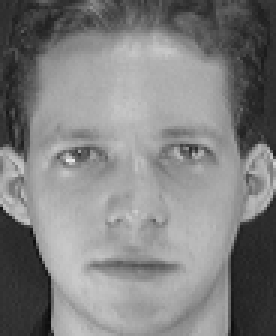
#> input picture archive/s1/1.pgm, 92 x 112 px (shown 3 times larger); its folder holds 3 pictures in this run
$ python 2_2D_PCA.py
#> lines starting #> are read from the running program, lines starting #| are printed output that depends on the picture
import os
from PIL import Image
import numpy as np
import matplotlib.pyplot as plt
from sklearn.model_selection import train_test_split
from sklearn.svm import SVC


# 加载 ORL 数据集
def load_orl_faces(data_dir):
#> called with data_dir = './archive'
    images = []
    labels = []
    for subject_dir in os.listdir(data_dir):
        subject_path = os.path.join(data_dir, subject_dir)
        if os.path.isdir(subject_path):
            for image_name in os.listdir(subject_path):
                image_path = os.path.join(subject_path, image_name)
                image = Image.open(image_path).convert('L')  # 转为灰度图
#> image is the input picture: PIL image 92x112 L; min 11, max 234, mean 128.3
                images.append(image)
                labels.append(int(subject_dir[1:]))  # 从目录名中提取标签
    return np.array(images), np.array(labels)


# 2D PCA
def pca_2d(images, n_components):
    # 计算均值图像
    mean_image = np.mean(images, axis=0)
    images = images - mean_image

    # 计算协方差矩阵
    sum_cov = np.zeros((images.shape[2], images.shape[2]))
    for i in range(images.shape[0]):
        sum_cov += np.dot(images[i].T, images[i])

    sum_cov /= images.shape[0]

    # 计算特征值和特征向量
    eig_values, eig_vectors = np.linalg.eig(sum_cov)

    # 按特征值降序排列，选择前 n_components 个特征向量
    idx = np.argsort(eig_values)[::-1]
    eig_vectors = eig_vectors[:, idx]
    eig_vectors = eig_vectors[:, :n_components]

    return eig_vectors, mean_image


# 特征提取和图像重构
def extract_and_reconstruct(image, eig_vectors):
    # 提取特征
    features = np.dot(image, eig_vectors)
    features_flatten = features.flatten()

    # 重构图像
    reconstructed_image = np.dot(features, eig_vectors.T)
    return features_flatten, reconstructed_image


if __name__ == '__main__':
    data_dir = './archive'  # ORL 数据集的目录
    images, labels = load_orl_faces(data_dir)

    # 分割数据集为训练集和测试集
    X_train, X_test, y_train, y_test = train_test_split(images, labels, test_size=0.3, random_state=7859)

    reconstructed_images = []
    accuracies = []
    for n_components in range(1, 21):
        # 使用 2D PCA 进行降维
        eig_vectors, mean_image = pca_2d(images, n_components)

        # 对训练集和测试集进行特征提取
        train_features = np.array([extract_and_reconstruct(img, eig_vectors)[0] for img in X_train])
        test_features = np.array([extract_and_reconstruct(img, eig_vectors)[0] for img in X_test])

        # 使用支持向量机进行分类
        svm_clf = SVC(kernel='linear', class_weight='balanced')
        svm_clf.fit(train_features, y_train)
        accuracy = svm_clf.score(test_features, y_test)
        accuracies.append(accuracy)
        print(f'n_components: {n_components}, accuracy: {accuracy * 100:.2f}%')

        # 提取特征并重构图像
        _, reconstructed_image = extract_and_reconstruct(images[0], eig_vectors)
        reconstructed_images.append(reconstructed_image)
#> this loop made 20 passes
#> pass 1, in pca_2d, `mean_image = np.mean(images, axis=0)`:
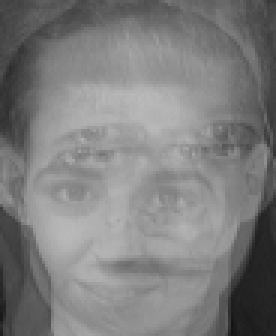
#> mean_image: shape (112, 92) float64 (shown 3 times larger); min 20.5, max 186.2, mean 126.1
#> pass 1, in extract_and_reconstruct, `reconstructed_image = np.dot(features, eig_vectors.T)`:
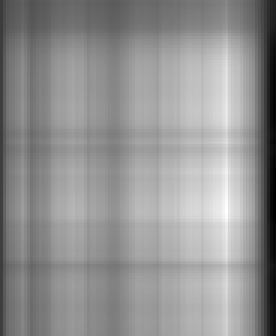
#> reconstructed_image: shape (112, 92) float64 (shown 3 times larger); min -74.08, max 259.7, mean 116.9; drawn with min black and max white
#> pass 1, in extract_and_reconstruct (call 2), `reconstructed_image = np.dot(features, eig_vectors.T)`:
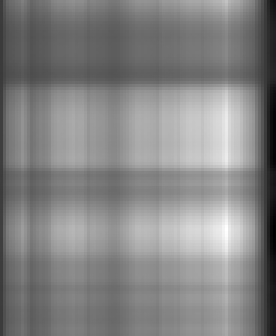
#> reconstructed_image: shape (112, 92) float64 (shown 3 times larger); min -61.71, max 216.4, mean 81.7; drawn with min black and max white
#> pass 1, in extract_and_reconstruct (call 3), `reconstructed_image = np.dot(features, eig_vectors.T)`:
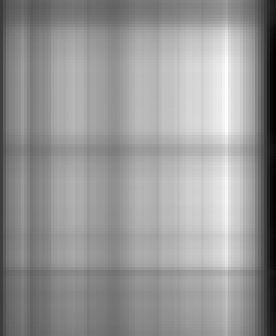
#> reconstructed_image: shape (112, 92) float64 (shown 3 times larger); min -74.19, max 260.1, mean 123.3; drawn with min black and max white

    # 可视化重构图像，图像底部标注准确率
    plt.figure(figsize=(10, 12))
    plt.suptitle('Reconstructed Images with different n_components', size=18)
    for i, image in enumerate(reconstructed_images):
        plt.subplot(len(accuracies) // 5 + len(accuracies) % 5, 5, i + 1)
        plt.imshow(image.reshape(112, 92), cmap='gray')
        plt.title(f'n_components: {i + 1}')
        plt.xticks(())
        plt.yticks(())
        # 红色标注准确率
        plt.xlabel(f'accuracy: {accuracies[i] * 100:.2f}%', color='red')
    plt.tight_layout()
    plt.show()
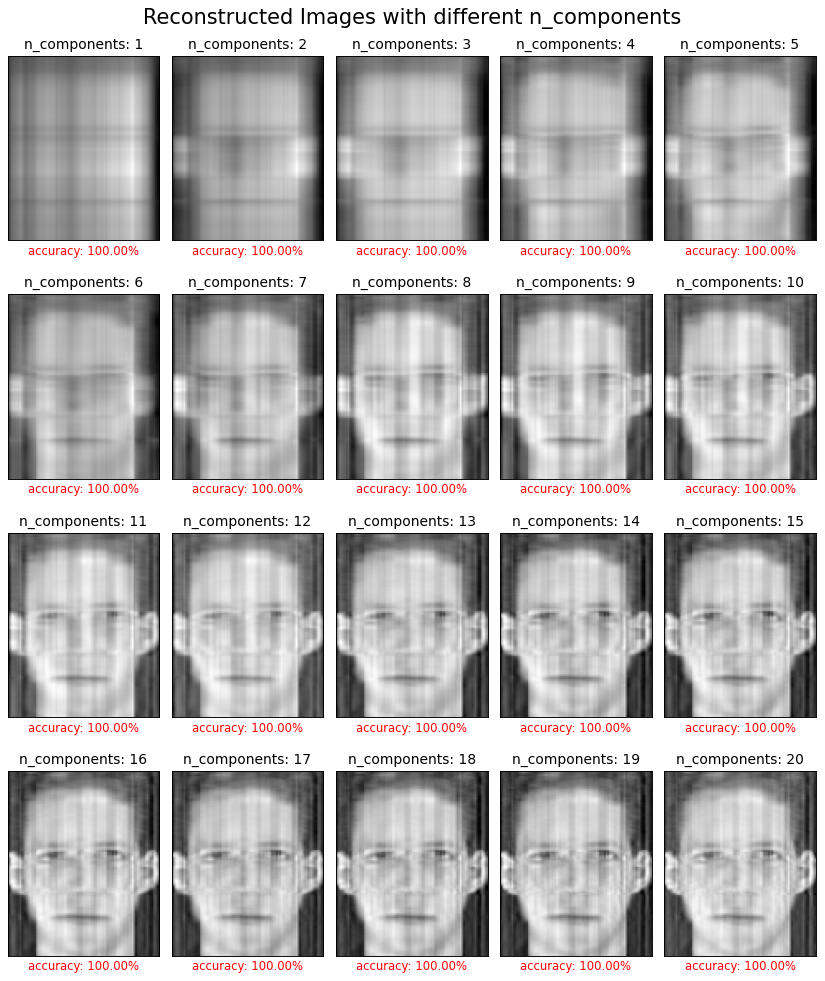
#> figure drawn by matplotlib, 20 panels

    # 可视化准确率曲线
    plt.plot(range(len(accuracies)), accuracies, '-o')
    plt.xlabel('n_components')
    plt.ylabel('accuracy')
    plt.title('Accuracy with different n_components')
    plt.show()
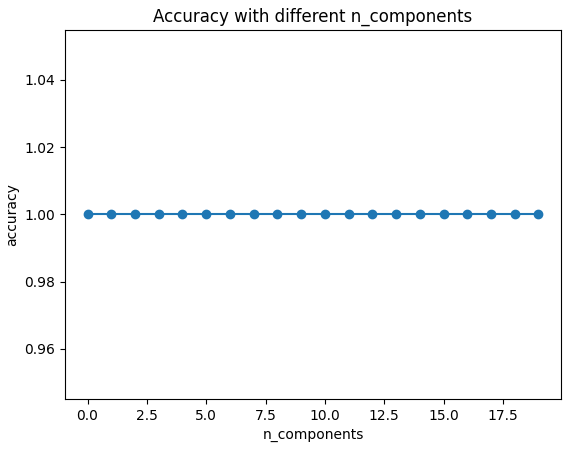
#> figure drawn by matplotlib, 1 panel
